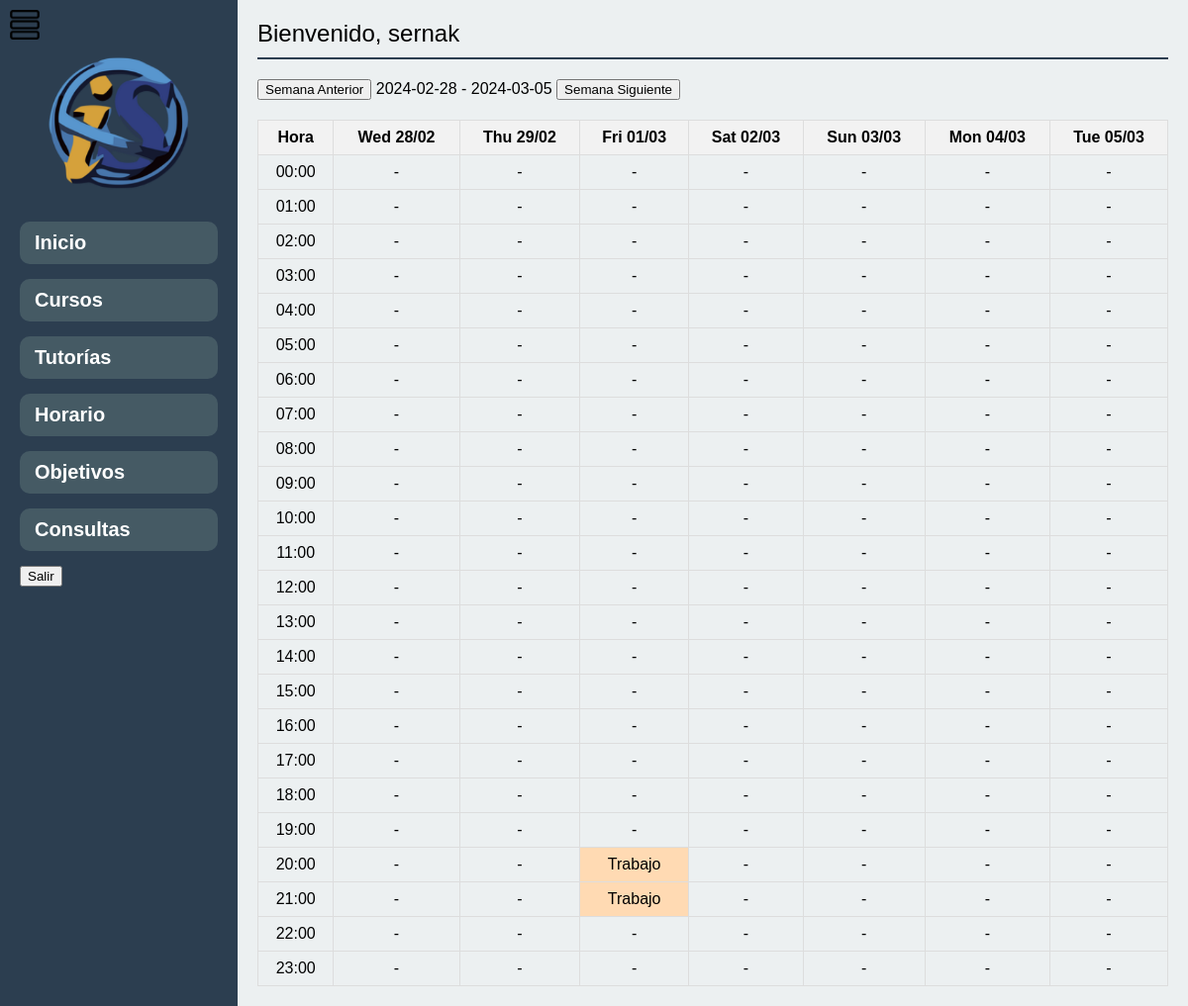
Before: /horario.php (signed in) with the older database file.
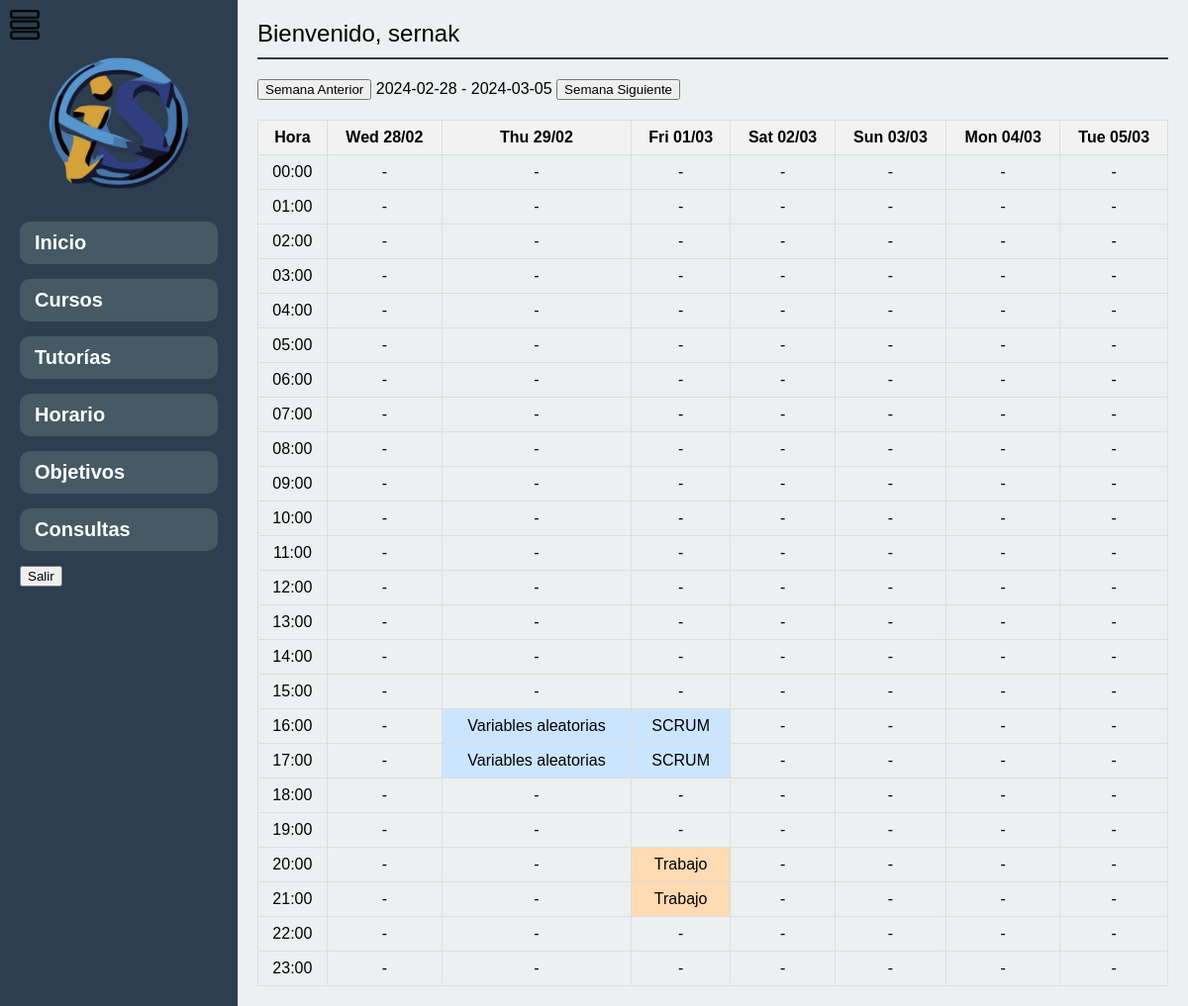
After: the same page with the newer database file.
### tables this page shows
CREATE TABLE `objetivo` (
  `id_objetivo` int NOT NULL,
  `id_usuario` int NOT NULL,
  `nombre_objetivo` varchar(50) NOT NULL,
  `fecha` varchar(10) NOT NULL,
  `hora` time NOT NULL,
  `duracion` int NOT NULL
);

### horario.php (the view, shortened to what the changed rows need)
<?php
include 'conn/connection.php';
$nombre_usuario = $_SESSION['nombre'];
function obtenerIdUsuario($conexion, $nombreUsuario) {
    $stmt = $conexion->prepare("SELECT id FROM usuarios WHERE nombre_usuario = :nombre");
    $stmt->bindParam(':nombre', $nombreUsuario);
    $stmt->execute();
    $resultado = $stmt->fetch(PDO::FETCH_ASSOC);
    if ($resultado && isset($resultado['id'])) {
        return $resultado['id'];
    } else {
        return false;
    }
}
$id_usuario = obtenerIdUsuario($conn, $nombre_usuario);
function obtenerTutoriasUsuario($conexion, $idUsuario) {
    $tutorias = [];
    $stmt = $conexion->prepare("SELECT cod_alumno FROM alumno WHERE id_usuario = :idUsuario");
    $stmt->bindParam(':idUsuario', $idUsuario);
    $stmt->execute();
    $resultado = $stmt->fetch(PDO::FETCH_ASSOC);
    if ($resultado && isset($resultado['cod_alumno'])) {
        $codAlumno = $resultado['cod_alumno'];
        $stmt = $conexion->prepare("SELECT * FROM tutoría WHERE codalumno = :codAlumno");
        $stmt->bindParam(':codAlumno', $codAlumno);
        $stmt->execute();
        $tutorias = $stmt->fetchAll(PDO::FETCH_ASSOC);
    }
    return $tutorias;
}
$tutoriasUsuario = obtenerTutoriasUsuario($conn, $id_usuario);
function obtenerObjetivosUsuario($conexion, $idUsuario) {
    $stmt = $conexion->prepare("SELECT * FROM objetivo WHERE id_usuario = :idUsuario");
    $stmt->bindParam(':idUsuario', $idUsuario);
    $stmt->execute();
    $objetivos = $stmt->fetchAll(PDO::FETCH_ASSOC);
    return $objetivos;
}
$objetivosUsuario = obtenerObjetivosUsuario($conn, $id_usuario);
function obtenerTutoriasHora($tutorias, $fecha, $hora) {
    $tutorias_hora = [];
    foreach ($tutorias as $tutoria) {
        $hora_inicio_tutoria = (int) explode(':', $tutoria['hora'])[0];
        if ($tutoria['fecha'] == $fecha->format('Y-m-d') && $hora >= $hora_inicio_tutoria && $hora < $hora_inicio_tutoria + 2) {
            $tutorias_hora[] = $tutoria;
        }
    }
    return $tutorias_hora;
}
function obtenerObjetivosHora($objetivos, $fecha, $hora) {
    $objetivos_hora = [];
    foreach ($objetivos as $objetivo) {
        $fecha_objetivo = new DateTime($objetivo['fecha']);
        $hora_objetivo_inicio = (int) explode(':', $objetivo['hora'])[0];
        $hora_objetivo_fin = $hora_objetivo_inicio + $objetivo['duracion'];
        if ($fecha_objetivo->format('Y-m-d') == $fecha->format('Y-m-d') && $hora >= $hora_objetivo_inicio && $hora < $hora_objetivo_fin) {
            $objetivos_hora[] = $objetivo;
            for ($i = $hora_objetivo_inicio + 1; $i < $hora_objetivo_fin; $i++) {
                $objetivos_hora[] = [
                    'fecha' => $objetivo['fecha'],
                    'hora' => sprintf("%02d", $i) . ":00",
                    'nombre_objetivo' => $objetivo['nombre_objetivo'],
                ];
            }
        }
    }
    return $objetivos_hora;
}
function resaltarCelda($tutorias, $objetivos, $fecha, $hora) {
    foreach ($tutorias as $tutoria) {
        $hora_inicio_tutoria = (int) explode(':', $tutoria['hora'])[0];
        if ($tutoria['fecha'] == $fecha->format('Y-m-d') && $hora >= $hora_inicio_tutoria && $hora < $hora_inicio_tutoria + 2) {
            return 'class="celeste-pastel"';
        }
    }
    foreach ($objetivos as $objetivo) {
        $fecha_objetivo = new DateTime($objetivo['fecha']);
        $hora_objetivo = (int) explode(':', $objetivo['hora'])[0];
        if ($fecha_objetivo->format('Y-m-d') == $fecha->format('Y-m-d') && $hora == $hora_objetivo) {
            return 'class="naranja-pastel"';
        }
    }
    return '';
}
$fecha_actual = new DateTime();
$num_dias = 7;
$num_horas = 24;
$num_semanas = 1;
$fechas_semana = [];
for ($i = 0; $i < $num_dias * $num_semanas; $i++) {
    $fechas_semana[] = clone $fecha_actual;
    $fecha_actual->modify('+1 day');
}
?>
<!DOCTYPE html>
<html lang="es">
<head>
</head>
<body>
    <div class="container">
        <div class="main-content">
                <?php echo $fechas_semana[0]->format('Y-m-d'); ?> - <?php echo end($fechas_semana)->format('Y-m-d'); ?>
            <table>
                <tr>
                    <th>Hora</th>
                    <?php foreach ($fechas_semana as $fecha) { ?>
                        <th><?php echo $fecha->format('D d/m'); ?></th>
                    <?php } ?>
                </tr>
                <?php
                for ($hora = 0; $hora < $num_horas; $hora++) {
                    echo '<tr>';
                    echo '<td>' . sprintf("%02d", $hora) . ':00</td>';
                    foreach ($fechas_semana as $fecha) {
                        $tutorias_hora = obtenerTutoriasHora($tutoriasUsuario, $fecha, $hora);
                        $objetivos_hora = obtenerObjetivosHora($objetivosUsuario, $fecha, $hora);
                        $clase_celda = resaltarCelda($tutorias_hora, $objetivos_hora, $fecha, $hora);
                        echo '<td ' . $clase_celda . '>';
                        foreach ($tutorias_hora as $tutoria) {
                            echo $tutoria['tema'] . '<br>';
                        }
                        $objetivo_impreso = false;
                        foreach ($objetivos_hora as $objetivo) {
                            if (!$objetivo_impreso) {
                                echo $objetivo['nombre_objetivo'] . '<br>';
                                $objetivo_impreso = true;
                            }
                        }
                        if (empty($tutorias_hora) && empty($objetivos_hora)) {
                            echo '-';
                        }
                        echo '</td>';
                    }
                    echo '</tr>';
                }
                ?>
            </table>
        </div>
    </div>
</body>
</html>

Changed rows visible on the page:
added tutoría: tema "Variables aleatorias"
added tutoría: tema "SCRUM"
